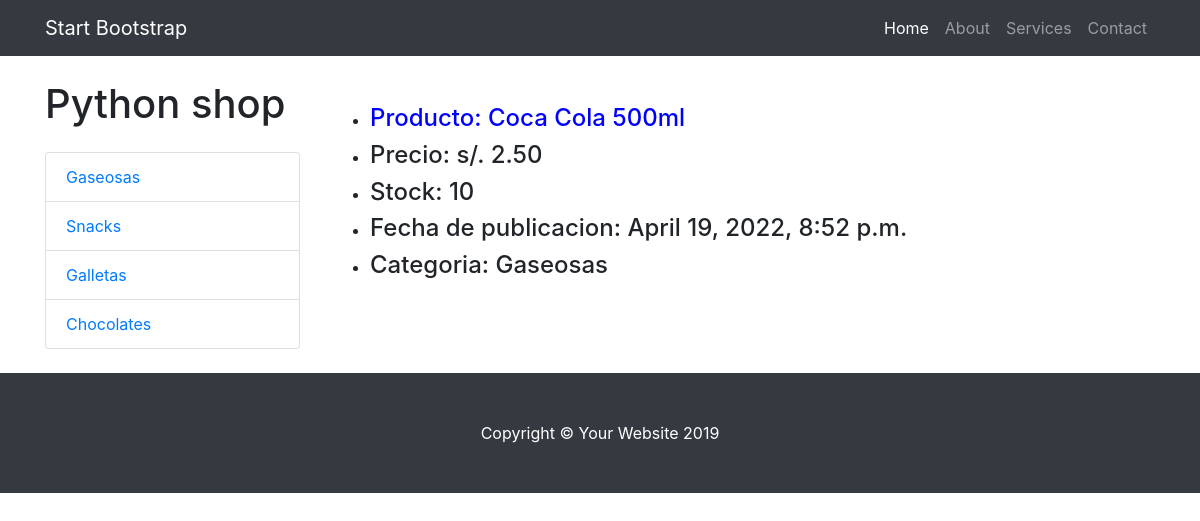
/tienda/producto/2/, run on the app's committed database.
### tienda/models.py (models this page shows, shortened)
class Categoria(models.Model):
    nombre = models.CharField(max_length=200)
    pub_date = models.DateTimeField('date published')

class Producto(models.Model):
    categoria = models.ForeignKey(Categoria, on_delete=models.CASCADE)
    nombre = models.CharField(max_length=200)
    precio = models.DecimalField(max_digits=6, decimal_places=2)
    stock = models.IntegerField(default=0)
    pub_date = models.DateTimeField('date published')

### tienda/views.py (the view)
# urls.py: path('producto/<int:producto_id>/', views.producto, name='producto'),
def producto(request, producto_id):
    producto = get_object_or_404(Producto, pk=producto_id)
    categoria_list = Categoria.objects.all()
    return render(request, 'producto.html',{'producto': producto,'categoria_list':categoria_list })

### tienda/templates/producto.html
{% extends "layout.html" %}
{% block content %}
<div class="py-5">
   <ul>
      <li><h4 style="color:blue">Producto: {{ producto.nombre }}</h4></li>
      <li><h4>Precio: s/. {{ producto.precio }}</h4></li>
      <li><h4>Stock: {{producto.stock}}</h4></li>
      <li><h4>Fecha de publicacion: {{producto.pub_date}}</h4></li>
      <li><h4>Categoria: {{producto.categoria.nombre}}</h4></li>
   </ul>
</div>
{% endblock %}
{% block categoria %}
<h1 class="my-4">Python shop</h1>
          <div class="list-group">
              {% for cat in categoria_list %}
                 <a href="{% url 'tienda:categoria' cat.id %}" class="list-group-item">{{ cat.nombre }}</a>
              {% endfor %}
            </div><br>
{% endblock %}

### tienda/static/css/shop.css (style rules this page uses)
body { padding-top: 54px; }
@media (min-width: 992px) { body { padding-top: 56px; } }

### data on the page
Categoria: nombre "Gaseosas"
Categoria: nombre "Snacks"
Categoria: nombre "Galletas"
Categoria: nombre "Chocolates"
Producto: nombre "Coca Cola 500ml", precio "2.50", stock "10", pub_date "April 19, 2022, 8:52 p.m.", categoria.nombre "Gaseosas"
